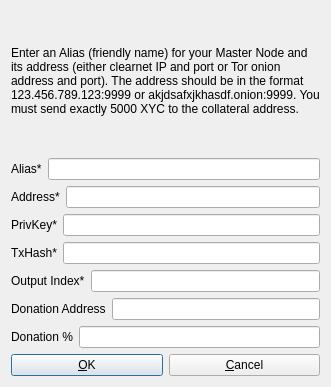
<?xml version="1.0" encoding="UTF-8"?>
<ui version="4.0">
 <class>AddEditAdrenalineNode</class>
 <widget class="QDialog" name="AddEditAdrenalineNode">
  <property name="geometry">
   <rect>
    <x>0</x>
    <y>0</y>
    <width>331</width>
    <height>387</height>
   </rect>
  </property>
  <property name="windowTitle">
   <string>Add/Edit XYCoin Node</string>
  </property>
  <property name="modal">
   <bool>true</bool>
  </property>
  <layout class="QVBoxLayout" name="verticalLayout">
   <item>
    <widget class="QLabel" name="label_9">
     <property name="sizePolicy">
      <sizepolicy hsizetype="Preferred" vsizetype="Expanding">
       <horstretch>0</horstretch>
       <verstretch>0</verstretch>
      </sizepolicy>
     </property>
     <property name="text">
      <string>&lt;html&gt;&lt;head/&gt;&lt;body&gt;&lt;p&gt;Enter an Alias (friendly name) for your Master Node and its address (either clearnet IP and port or Tor onion address and port). The address should be in the format 123.456.789.123:9999 or akjdsafxjkhasdf.onion:9999. You must send exactly 5000 XYC to the collateral address.&lt;/p&gt;&lt;/body&gt;&lt;/html&gt;</string>
     </property>
     <property name="wordWrap">
      <bool>true</bool>
     </property>
    </widget>
   </item>
   <item>
    <layout class="QHBoxLayout" name="horizontalLayout_4">
     <property name="bottomMargin">
      <number>0</number>
     </property>
     <item>
      <widget class="QLabel" name="label_4">
       <property name="text">
        <string>Alias*</string>
       </property>
      </widget>
     </item>
     <item>
      <widget class="QLineEdit" name="aliasLineEdit"/>
     </item>
    </layout>
   </item>
   <item>
    <layout class="QHBoxLayout" name="horizontalLayout_5">
     <property name="bottomMargin">
      <number>0</number>
     </property>
     <item>
      <widget class="QLabel" name="label_6">
       <property name="text">
        <string>Address*</string>
       </property>
      </widget>
     </item>
     <item>
      <widget class="QLineEdit" name="addressLineEdit"/>
     </item>
    </layout>
   </item>
   <item>
    <layout class="QHBoxLayout" name="horizontalLayout_3">
     <property name="bottomMargin">
      <number>0</number>
     </property>
     <item>
      <widget class="QLabel" name="label_5">
       <property name="text">
        <string>PrivKey*</string>
       </property>
      </widget>
     </item>
     <item>
      <widget class="QLineEdit" name="privkeyLineEdit"/>
     </item>
    </layout>
   </item>
   <item>
    <layout class="QHBoxLayout" name="horizontalLayout_2">
     <property name="bottomMargin">
      <number>0</number>
     </property>
     <item>
      <widget class="QLabel" name="label_2">
       <property name="text">
        <string>TxHash*</string>
       </property>
      </widget>
     </item>
     <item>
      <widget class="QLineEdit" name="txhashLineEdit"/>
     </item>
    </layout>
   </item>
   <item>
    <layout class="QHBoxLayout" name="horizontalLayout_8">
     <property name="bottomMargin">
      <number>0</number>
     </property>
     <item>
      <widget class="QLabel" name="label_8">
       <property name="text">
        <string>Output Index*</string>
       </property>
      </widget>
     </item>
     <item>
      <widget class="QLineEdit" name="outputindexLineEdit"/>
     </item>
    </layout>
   </item>
   <item>
    <layout class="QHBoxLayout" name="horizontalLayout_6">
     <property name="bottomMargin">
      <number>0</number>
     </property>
     <item>
      <widget class="QLabel" name="label_3">
       <property name="text">
        <string>Donation Address</string>
       </property>
      </widget>
     </item>
     <item>
      <widget class="QLineEdit" name="donationaddressLineEdit"/>
     </item>
    </layout>
   </item>
   <item>
    <layout class="QHBoxLayout" name="horizontalLayout_7">
     <property name="bottomMargin">
      <number>0</number>
     </property>
     <item>
      <widget class="QLabel" name="label_7">
       <property name="text">
        <string>Donation %</string>
       </property>
      </widget>
     </item>
     <item>
      <widget class="QLineEdit" name="donationpercentageLineEdit"/>
     </item>
    </layout>
   </item>
   <item>
    <layout class="QHBoxLayout" name="horizontalLayout_Buttons">
     <item>
      <widget class="QPushButton" name="okButton">
       <property name="text">
        <string>&amp;OK</string>
       </property>
      </widget>
     </item>
     <item>
      <widget class="QPushButton" name="cancelButton">
       <property name="text">
        <string>&amp;Cancel</string>
       </property>
       <property name="autoDefault">
        <bool>false</bool>
       </property>
      </widget>
     </item>
    </layout>
   </item>
  </layout>
 </widget>
 <resources/>
 <connections/>
</ui>
